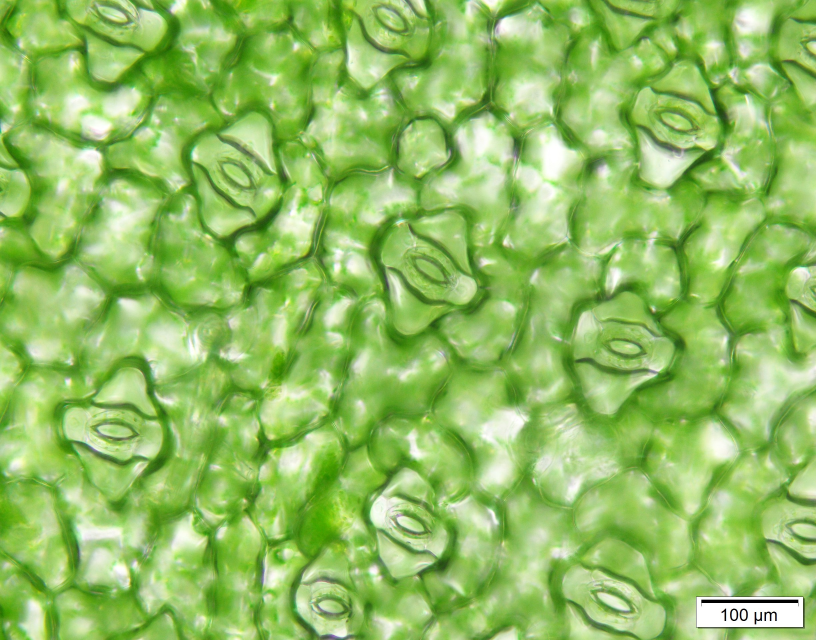
#> input picture notebooks/assets/deepstomata/examples/1.jpg, 2448 x 1920 px, found by its file name (shown at 1/3 size); its folder holds only this picture in this run
$ jupyter execute --allow-errors dayflower_stomata_quantification.ipynb   (shell and % lines are left out)
#> lines starting #> are read from the running program, lines starting #| are printed output that depends on the picture
<a href="https://colab.research.google.com/github/phytometrics/plant_phenotyping_python/blob/main/notebooks/dayflower_stomata_quantification.ipynb" target="_parent"></a>

# DeepStomata: マルバツユクサ気孔開度測定

Toda et al., bioRxiv, 2018より

## ライセンス
- DeepStomata: Facial Recognition Technology for Automated Stomatal Aperture Measurement. Toda et al., bioRxiv, 2018.
    - https://www.biorxiv.org/content/10.1101/365098v1
    - CC-BY-NC 4.0 （執筆者本人のものであるため、NCライセンスに関わらず本稿で図の引用をしています）
- 本稿プログラムコード
    - CC-BY-NC4.0

## 解説

気孔は、植物がさまざまな環境刺激に対する生理的反応を研究する上で魅力的なモデルとなります。同時に、背景（表皮細胞や透けて見えるような葉肉組織由来のノイズ）がある程度多様である一方で、その形状は品種内で（比較的）一定の形を保っているため、画像解析技術を利用した気孔の数や開度を測定する題材として適しています。当研究グループでは、マルバツユクサを用いて気孔開度に影響を与える化合物のスクリーニングを行っており、日常的な顕微鏡画像からの気孔開度の手動測定を代替する方法を模索する過程で、DeepStomataが開発されました。

本パイプラインでは、現在で一般的に使用されている深層学習ベースのObject DetectionやSemantic Segmentationは採用していません。代わりに、

1. HOG特徴量とSVM学習器による気孔検出
2. CNNによる気孔の開閉識別
3. scikit-imageのregionpropsを基にした気孔開口領域の解析
といった複数の技術を組み合わせて実現しています。これら解析フローをプログラムコードと共に紹介します。

## 備考
DeepStomataの一部はtensorflow 1.x系でCNNモデルが作成されましたが、現在のcolaboratory環境では1.xが実行できません。そのため、onnx形式に変換し、その実行コードを提供します。それにともない、**、簡潔化やハイパーパラメーターの変更を行っているため、本コードは引用論文と同等の結果を保障しません**

また、本ノートブックはONNXを利用することから、GPU環境での実行が推奨されますが、CPU環境でも問題なく実行できる解析速度となっています。

## 実行コード

### 環境設定

CPU推論のみ対応するonnxruntimeをインストールします。

[cell 1]
import dlib
import cv2
import os
import numpy as np
from skimage import feature
import matplotlib.pyplot as plt
import onnxruntime as ort

画像やモデル重みファイルなどのダウンロード

[cell 2]
#!wget -O data/deepstomata.zip https://figshare.com/ndownloader/files/43883853

## Step by Step 実装

### 画像の読み込み

[cell 3]
image_dir = "/content/data/deepstomata/examples"
image_files = sorted(os.listdir(image_dir))
print(image_files)

画像を１枚表示してみましょう。

[cell 4]
# 画像を１枚読み込む
image_file = image_files[0]
path = os.path.join(image_dir, image_file)
image = cv2.imread(path)
#> image is the input picture: shape (1920, 2448, 3); mean B, G, R 97.4, 190.2, 144.7
image = cv2.cvtColor(image, cv2.COLOR_BGR2RGB)
plt.imshow(image)

#### Step 1. HOG-SVM検出器による気孔座標検出

HOG（Histogram of Oriented Gradients）特徴量は、画像の局所的な勾配の方向と強度をヒストグラムとして表現する特徴量です。これまで物体検出や画像認識の分野で広く用いられてきました。dlibライブラリではHOG特徴量を用い、SVM（Support Vector Machine）による学習を行い、得られた物体検出器を用いて検出します。イメージを掴むため、今回扱う画像をHOG特徴量に変換してみましょう。

[cell 5]
# [15 lines left out: function detect, not called in this run]

[cell 6]
detector_path = "data/deepstomata/leafdisk161002_c_7.0.svm"
#> (the rest of this cell did not finish here and is left out)

[cell 7]
# 検出した座標をもとに気孔を切り抜くことができます。
plt.figure(figsize=(8,8))
#> (the rest of this cell did not finish here and is left out)

HOG（Histogram of Oriented Gradients）特徴量は、画像の局所的な勾配の方向と強度をヒストグラムとして表現する特徴量です。これまで物体検出や画像認識の分野で広く用いられてきました。dlibではHOG特徴量を用いてSVM（Support Vector Machine）による学習を行い、物体検出を行います。

今回のような入力画像をhog特徴量に使われる勾配として表現すると、以下のような画像が得られます。

[cell 8]
hog_template = cv2.resize(image, dsize=None, fx=0.25, fy=0.25)
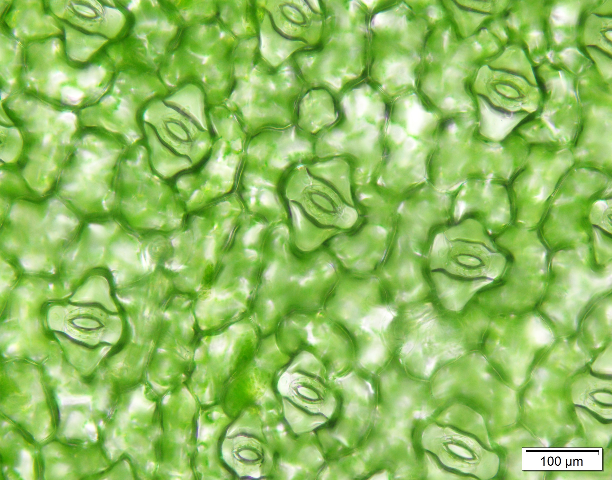
#> hog_template: shape (480, 612, 3); mean R, G, B 144.8, 190.3, 97.5
hog_template = cv2.cvtColor(hog_template, cv2.COLOR_RGB2GRAY)
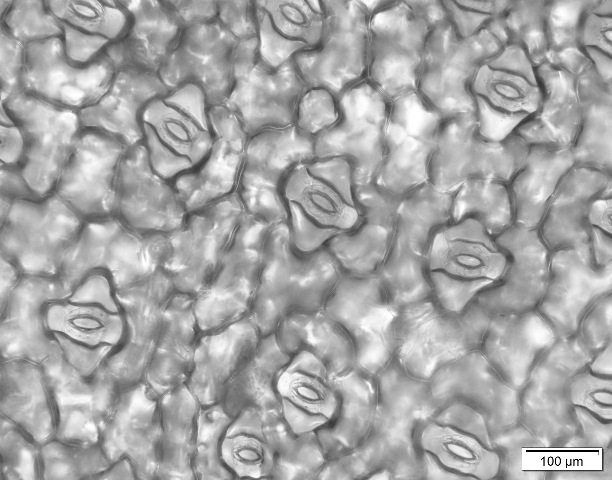
#> hog_template: shape (480, 612); min 0, max 255, mean 166.1
_, hog_image = feature.hog(hog_template, orientations=9, pixels_per_cell=(8, 8), cells_per_block=(2, 2),  block_norm='L2-Hys', visualize=True, transform_sqrt=True)
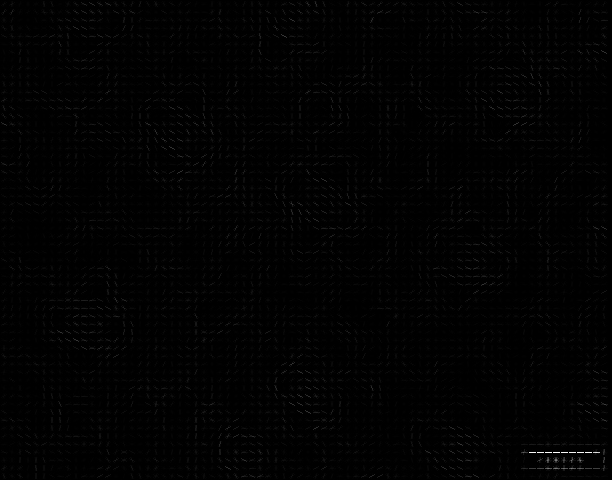
#> hog_image: shape (480, 612) float64; min 0, max 9.09, mean 0.0672; drawn with min black and max white
hog_image *= 255

plt.figure(figsize=(15,8))
plt.subplot(1,2,1)
plt.title("original image")
plt.imshow(image)
plt.subplot(1,2,2)
plt.title("hog image")
plt.imshow(hog_image, vmax=100, cmap="gray")
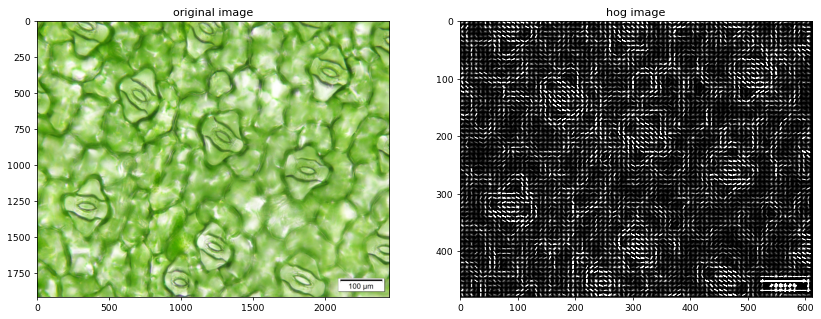
#> figure drawn by matplotlib, 2 panels

$ run again, on notebooks/assets/deepstomata/examples/3.jpg
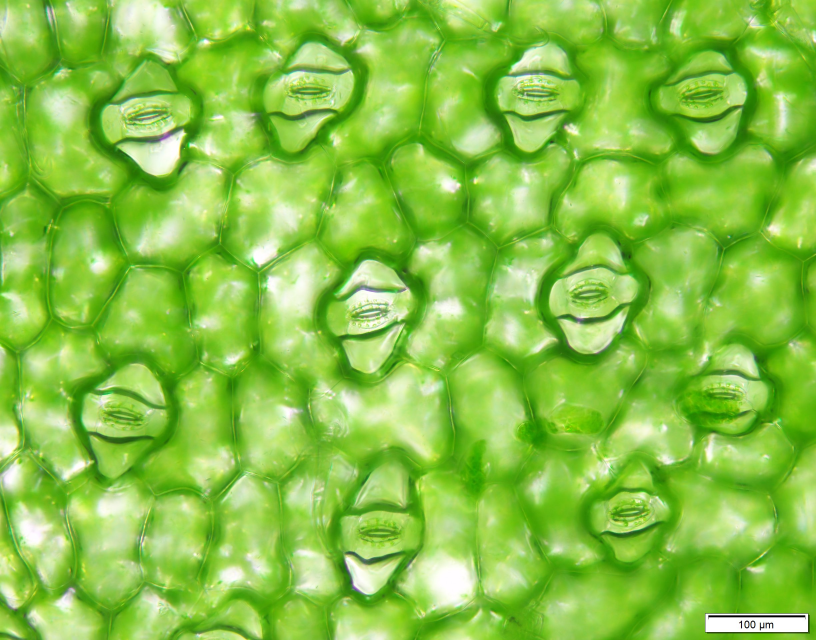
#> input picture notebooks/assets/deepstomata/examples/3.jpg, 2448 x 1920 px, found by its file name (shown at 1/3 size)
#> image is the input picture: shape (1920, 2448, 3); mean B, G, R 69.6, 195.6, 135.1
#> `_, hog_image = feature.hog(hog_template, orientations=9, pixels_per_ce..`:
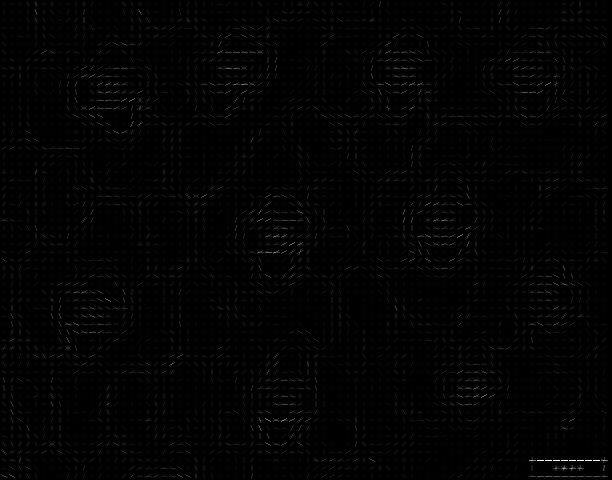
#> hog_image: shape (480, 612) float64; min 0, max 5.04, mean 0.057; drawn with min black and max white
#> `[cell 8] hog_template = cv2.resize(image, dsize=None, fx=0.25, fy=0.25..`:
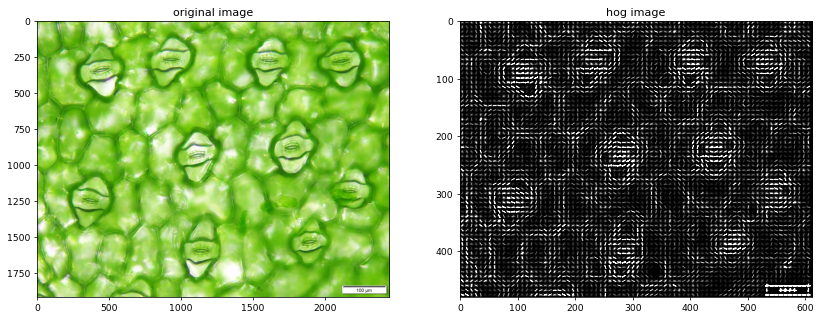
#> figure drawn by matplotlib, 2 panels

$ run again, on notebooks/assets/deepstomata/examples/4.jpg
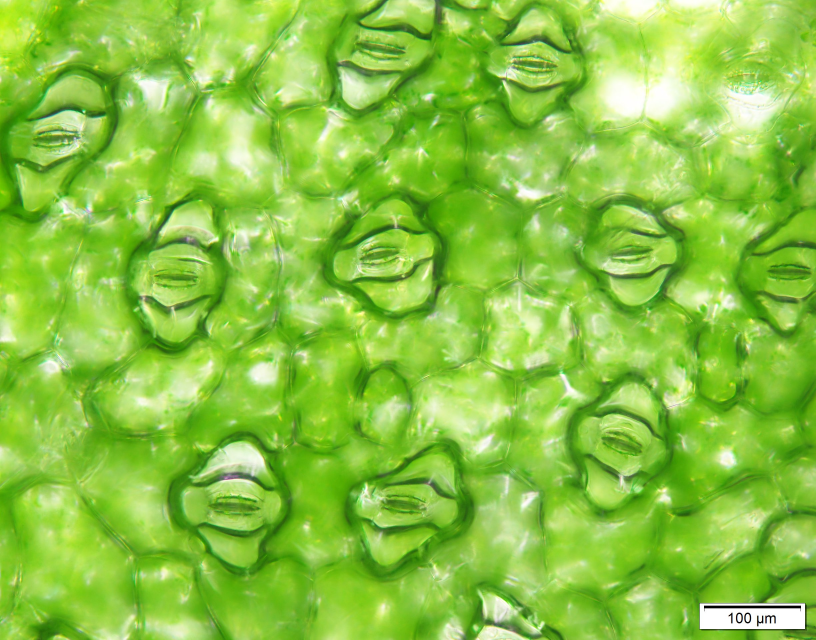
#> input picture notebooks/assets/deepstomata/examples/4.jpg, 2448 x 1920 px, found by its file name (shown at 1/3 size)
#> image is the input picture: shape (1920, 2448, 3); mean B, G, R 66.7, 196.5, 137.8
#> `hog_template = cv2.cvtColor(hog_template, cv2.COLOR_RGB2GRAY)`:
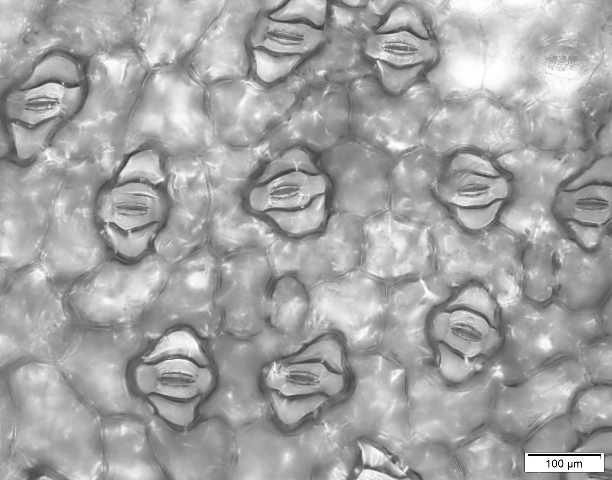
#> hog_template: shape (480, 612); min 0, max 255, mean 164.3
#> `[cell 8] hog_template = cv2.resize(image, dsize=None, fx=0.25, fy=0.25..`:
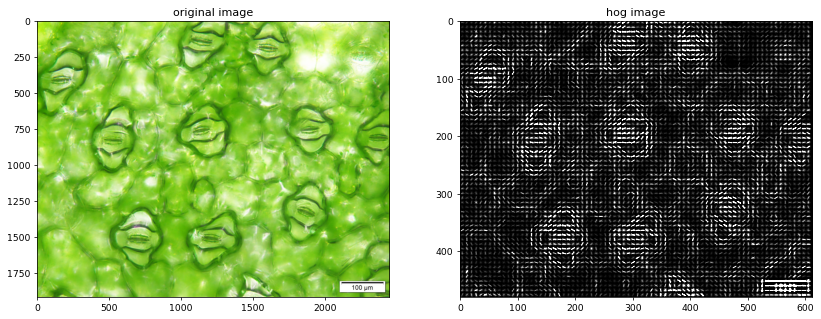
#> figure drawn by matplotlib, 2 panels

$ run again, on notebooks/assets/deepstomata/examples/5.jpg
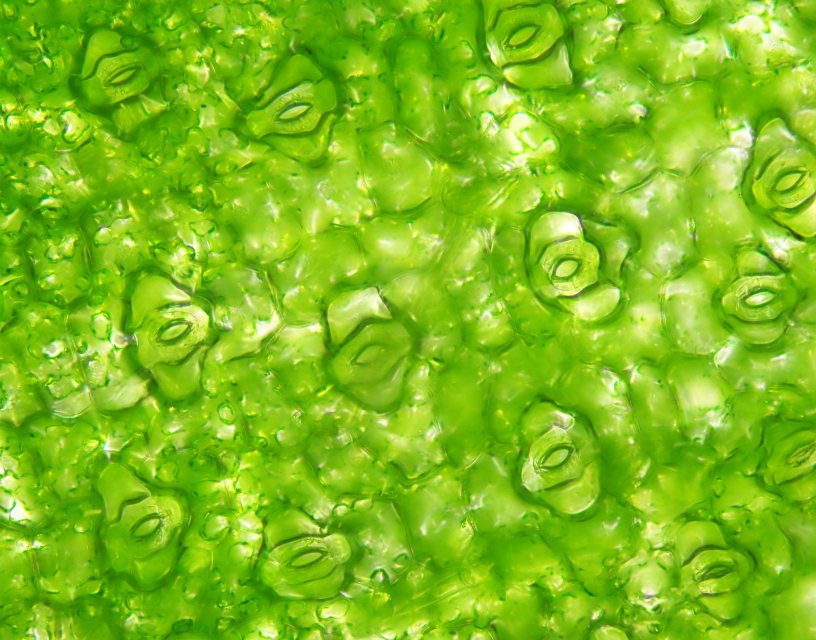
#> input picture notebooks/assets/deepstomata/examples/5.jpg, 2448 x 1920 px, found by its file name (shown at 1/3 size)
#> image is the input picture: shape (1920, 2448, 3); mean B, G, R 27.1, 188.4, 126.2
#> `_, hog_image = feature.hog(hog_template, orientations=9, pixels_per_ce..`:
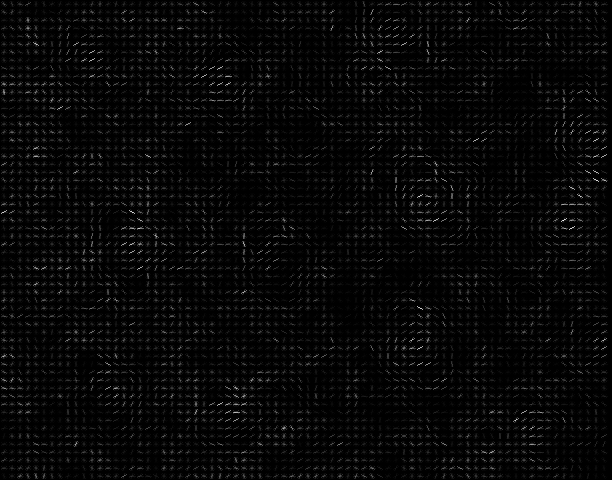
#> hog_image: shape (480, 612) float64; min 0, max 2.37, mean 0.0703; drawn with min black and max white
#> `[cell 8] hog_template = cv2.resize(image, dsize=None, fx=0.25, fy=0.25..`:
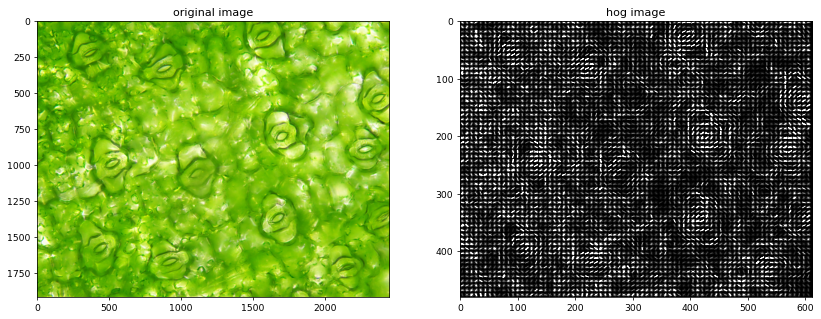
#> figure drawn by matplotlib, 2 panels

$ run again, on notebooks/assets/deepstomata/examples/10.jpg
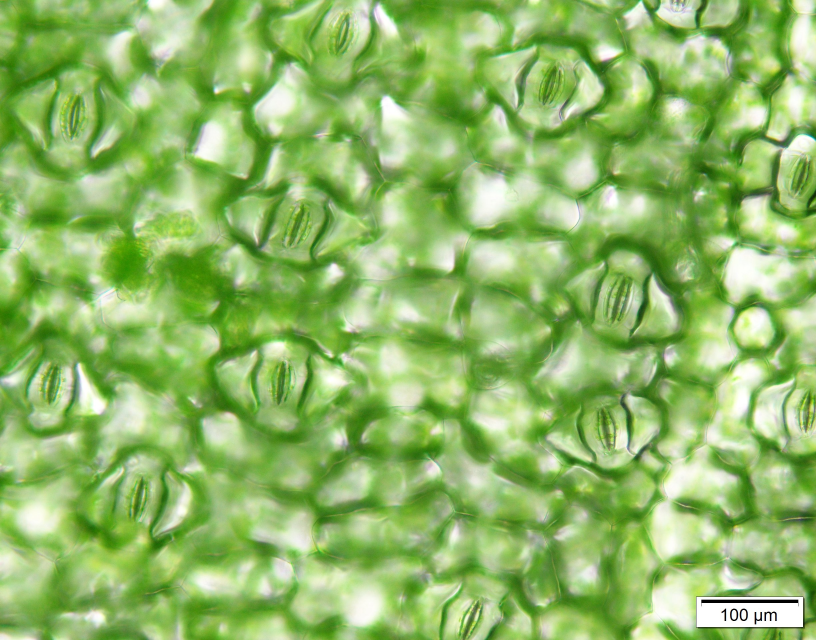
#> input picture notebooks/assets/deepstomata/examples/10.jpg, 2448 x 1920 px, found by its file name (shown at 1/3 size)
#> image is the input picture: shape (1920, 2448, 3); mean B, G, R 102.5, 184.3, 143.3
#> `[cell 8] hog_template = cv2.resize(image, dsize=None, fx=0.25, fy=0.25..`:
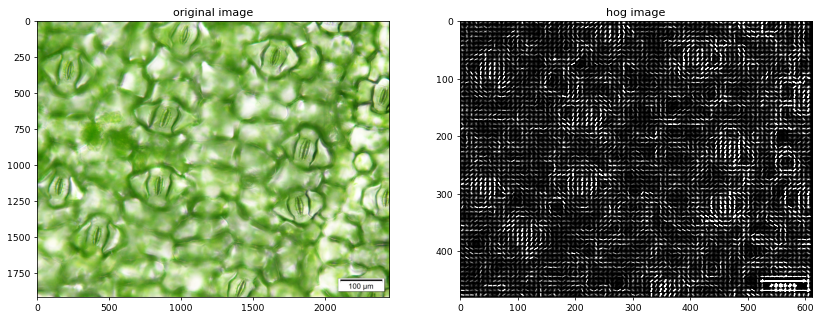
#> figure drawn by matplotlib, 2 panels
